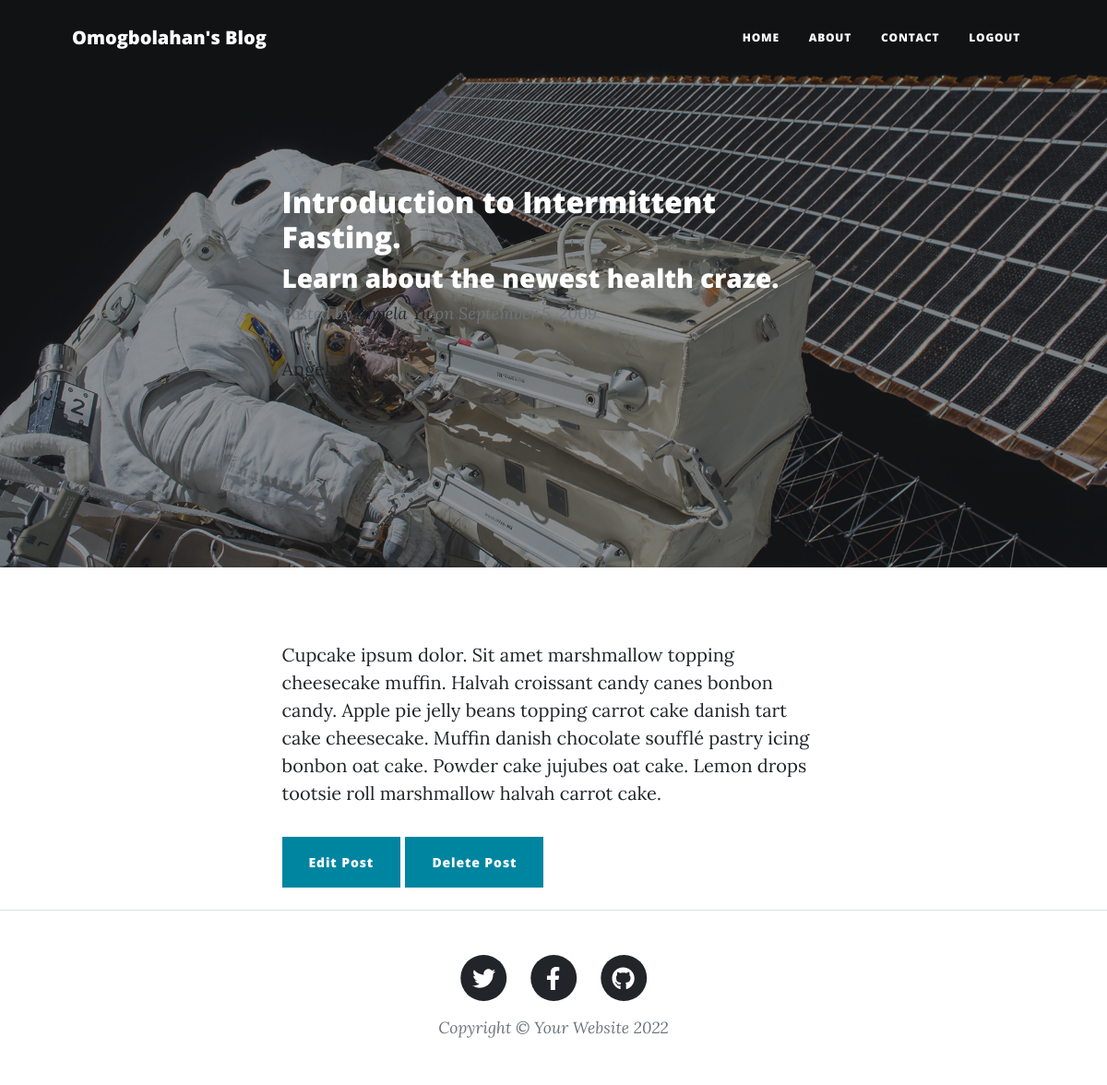
Screenshot of /post/3 (signed in) with the database file from the repository.
### main.py (models this page shows)
    class BlogPost(UserMixin, db.Model):
        id = db.Column(db.Integer, primary_key=True)
        title = db.Column(db.String(250), unique=True, nullable=False)
        subtitle = db.Column(db.String(250), nullable=False)
        date = db.Column(db.String(250), nullable=False)
        body = db.Column(db.Text, nullable=False)
        author = db.Column(db.String(250), nullable=False)
        img_url = db.Column(db.String(250), nullable=False)

### main.py (the view)
    @app.route("/post/<int:post_id>")
    def show_post(post_id):
        requested_post = BlogPost.query.get(post_id)
        return render_template("show_post.html", post=requested_post, post_id=post_id, current_user_id=current_user.id)

### main.py (called while the page is built)
    @login_manager.user_loader
    def load_user(user_id):
        return User.query.get(int(user_id))

### templates/show_post.html (shortened to what this page needs)
<!DOCTYPE html>
<html lang="en">
    {% include "header.html" %}
    <body>
        <nav class="navbar navbar-expand-lg navbar-light" id="mainNav">
            <div class="container px-4 px-lg-5">
                <a class="navbar-brand" href="index.html">Omogbolahan's Blog</a>
                <div class="collapse navbar-collapse" id="navbarResponsive">
                    <ul class="navbar-nav ms-auto py-4 py-lg-0">
                        <li class="nav-item"><a class="nav-link px-lg-3 py-3 py-lg-4" href="{{url_for('home_page')}}">Home</a></li>
                        <li class="nav-item"><a class="nav-link px-lg-3 py-3 py-lg-4" href="{{url_for('about')}}">About</a></li>
                        <li class="nav-item"><a class="nav-link px-lg-3 py-3 py-lg-4" href="{{url_for('contact')}}">Contact</a></li>
                        <li class="nav-item"><a class="nav-link px-lg-3 py-3 py-lg-4" href="{{url_for('logout')}}">Logout</a></li>
                    </ul>
                </div>
            </div>
        </nav>
        <header class="masthead" style="background-image: url('static/assets/img/post-bg.jpg')">
            <div class="container position-relative px-4 px-lg-5">
                <div class="row gx-4 gx-lg-5 justify-content-center">
                    <div class="col-md-10 col-lg-8 col-xl-7">
                        <div class="post-heading">
                                    <div class="post-preview">
                                        <h2 class="post-title">{{ post["title"] }}</h2>
                                        <h3 class="post-subtitle">{{ post["subtitle"] }}</h3>
                                        <p class="post-meta">
                                            Posted by
                                            <a href="#!">{{ post["author"] }}</a>
                                            on {{ post['date'] }}
                                        </p>
                                        <a href="{{ url_for('edit_post', post_id=post.id) }}">{{ post["author"] }}</a>
                                    </div>
                        </div>
                    </div>
                </div>
            </div>
        </header>
        <article class="mb-4">
            <div class="container px-4 px-lg-5">
                <div class="row gx-4 gx-lg-5 justify-content-center">
                    <div class="col-md-10 col-lg-8 col-xl-7">
                        <div class="post-preview">
                            <p>{{ post["body"]|safe }}</p>
                        </div>
                        <div>
                            {% if current_user_id == 1 %}
                                <a class="btn btn-primary float-right" href="{{ url_for('edit_post', post_id=post_id) }}">Edit Post</a>
                                <a class="btn btn-primary float-right" href="{{ url_for('delete_post', post_id=post_id) }}">Delete Post</a>
                            {% endif %}
                        </div>
                    </div>
                </div>
            </div>
        </article>
        {% include 'footer.html' %}
    </body>
</html>

### rows the page displays
BlogPost: title "Introduction to Intermittent Fasting.", subtitle "Learn about the newest health craze.", author "Angela Yu", date "September 5, 2009", body "Cupcake ipsum dolor. Sit amet marshmallow topping cheesecake muffin. Halvah croissant candy canes bonbon candy. Apple pie jelly beans topping carrot cake danish tart cake cheesecake. Muffin danish chocolate soufflé pastry icing bonbon oat cake. Powder cake jujubes oat cake. Lemon drops tootsie roll marshmallow halvah carrot cake."
